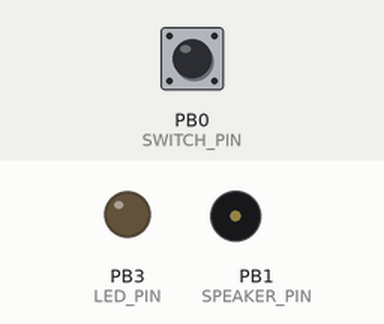
Recording of a sketch running on a simulated ATtiny85, built with avr-gcc and run on an emulated ATtiny85. On the bench: output pins drawn as LEDs (lit = HIGH), buzzer (waves = sounding). Inputs (shaded band) come from the test bench; at power-on: PB0 (SWITCH_PIN) HIGH. Sleep ends after the set time or at an interrupt.

Above: at 1.2 s.
1.3 s: PB0 (SWITCH_PIN) pulled LOW for 0.15 s
At 1.61 s:
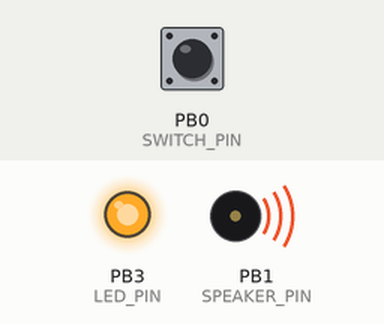
Timing chart, 0 to 12.0 s (numbered marks = the images above; inputs shaded):
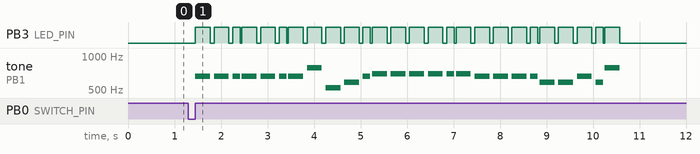

Measured:
- after the input at 1.3 s, tone on PB1 (SPEAKER_PIN): plays 659 Hz for 0.32 s, 659 Hz for 0.32 s, 659 Hz for 0.16 s, 659 Hz for 0.32 s, 659 Hz for 0.32 s, 659 Hz for 0.16 s … (26 notes in this stretch), starting after 0.15 s

The sketch:

finalsantatestcode.ino
```cpp
/*#include <avr/power.h>
#include <avr/sleep.h>
#include <avr/wdt.h>
#include <avr/pgmspace.h>

#include "notes2.h"

#define SWITCH_PIN 0
#define SPEAKER_PIN 1
#define LED_PIN 13

#define BPM 100l
#define BEAT 4
#define NOTES_LEN 28

#define HALF_BEAT (BEAT / 2)
const uint16_t notes[2 * NOTES_LEN] PROGMEM = {
  // Jingle Bells melody
  NOTE_E3, BEAT / 2,
  NOTE_E3, BEAT / 2,
  NOTE_E3, HALF_BEAT / 2,
  NOTE_E3, BEAT / 2,
  NOTE_E3, BEAT / 2,
  NOTE_E3, HALF_BEAT / 2,
  NOTE_E3, BEAT / 2,
  NOTE_G3, BEAT / 2,
  NOTE_C3, BEAT / 2,
  NOTE_D3, BEAT / 2,
  NOTE_E3, HALF_BEAT / 2,
  NOTE_F3, BEAT / 2,
  NOTE_F3, BEAT / 2,
  NOTE_F3, BEAT / 2,
  NOTE_F3, BEAT / 2,
  NOTE_F3, HALF_BEAT / 2,
  NOTE_F3, BEAT / 2,
  NOTE_E3, BEAT / 2,
  NOTE_E3, BEAT / 2,
  NOTE_E3, BEAT / 2,
  NOTE_E3, HALF_BEAT / 2,
  NOTE_D3, BEAT / 2,
  NOTE_D3, BEAT / 2,
  NOTE_E3, BEAT / 2,
  NOTE_D3, HALF_BEAT / 2,
  NOTE_G3, BEAT / 2
};

void setup() {
  pinMode(SWITCH_PIN, INPUT);
  digitalWrite(SWITCH_PIN, HIGH);

  pinMode(LED_PIN, OUTPUT);
  pinMode(SPEAKER_PIN, OUTPUT);

  ADCSRA &= ~(1 << ADEN); // Turn off ADC
  ACSR |= _BV(ACD);        // Disable the analog comparator
}

void playRest(long duration, long beatDurationMillis) {
  noTone(SPEAKER_PIN);
  delay(duration * beatDurationMillis);
}

void playNote(long freq, long duration, long beatDurationMillis) {
  tone(SPEAKER_PIN, freq);
  digitalWrite(LED_PIN, HIGH);
  delay(4 * duration * beatDurationMillis / 5);
  noTone(SPEAKER_PIN);
  digitalWrite(LED_PIN, LOW);
  delay(duration * beatDurationMillis / 5);
}

void playSong() {
  long beatDurationMillis = (60l * 1000l) / (BPM * BEAT);
  for (int i = 0; i < NOTES_LEN; i++) {
    int note = i << 1;
    long freq = pgm_read_word_near(notes + note);
    long duration = pgm_read_word_near(notes + note + 1);

    if (freq == 0) {
      playRest(duration, beatDurationMillis);
    } else {
      playNote(freq, duration, beatDurationMillis);
    }
  }
}

void loop() {
  gotoSleep();

  // Wait for the button to be released
  while (digitalRead(SWITCH_PIN) == LOW) {}

  playSong();
  delay(200);
}

void gotoSleep() {
  GIMSK |= 1 << PCIE;   // Enable Pin Change Interrupt
  PCMSK |= 1 << PCINT0; // Watch for Pin Change on Pin5 (PB0)

  set_sleep_mode(SLEEP_MODE_PWR_DOWN);
  sleep_enable();
  sleep_mode();

  // Waking up from sleep mode.
  sleep_disable();

  GIMSK &= ~(1 << PCIE); // Disable the interrupt so it doesn't keep flagging
  PCMSK &= ~(1 << PCINT0);
}

// Interrupt for PIN0 falling edge
ISR(PCINT0_vect) {}
*/


#include <avr/power.h>
#include <avr/sleep.h>
#include <avr/wdt.h>
#include <avr/pgmspace.h>

#define SWITCH_PIN 0
#define SPEAKER_PIN 1
#define LED_PIN 3

#define BPM 150l
#define BEAT 4
#define NOTES_LEN 28

#define HALF_BEAT (BEAT / 2)
#define NOTE_E5 659
#define NOTE_G5 784
#define NOTE_F5 698
#define NOTE_D5 587
#define NOTE_C5 523
const uint16_t notes[2 * NOTES_LEN] PROGMEM = {
  // Jingle Bells melody with adjusted frequencies and durations
  NOTE_E5, BEAT,
  NOTE_E5, BEAT,
  NOTE_E5, HALF_BEAT,
  NOTE_E5, BEAT,
  NOTE_E5, BEAT,
  NOTE_E5, HALF_BEAT,
  NOTE_E5, BEAT,
  NOTE_G5, BEAT,
  NOTE_C5, BEAT,
  NOTE_D5, BEAT,
  NOTE_E5, HALF_BEAT,
  NOTE_F5, BEAT,
  NOTE_F5, BEAT,
  NOTE_F5, BEAT,
  NOTE_F5, BEAT,
  NOTE_F5, HALF_BEAT,
  NOTE_F5, BEAT,
  NOTE_E5, BEAT,
  NOTE_E5, BEAT,
  NOTE_E5, BEAT,
  NOTE_E5, HALF_BEAT,
  NOTE_D5, BEAT,
  NOTE_D5, BEAT,
  NOTE_E5, BEAT,
  NOTE_D5, HALF_BEAT,
  NOTE_G5, BEAT
};

void setup() {
  pinMode(SWITCH_PIN, INPUT);
  digitalWrite(SWITCH_PIN, HIGH);

  pinMode(LED_PIN, OUTPUT);
  pinMode(SPEAKER_PIN, OUTPUT);

  ADCSRA &= ~(1 << ADEN); // Turn off ADC
  ACSR |= _BV(ACD);        // Disable the analog comparator
}

void playRest(long duration, long beatDurationMillis) {
  noTone(SPEAKER_PIN);
  delay(duration * beatDurationMillis);
}

void playNote(long freq, long duration, long beatDurationMillis) {
  tone(SPEAKER_PIN, freq);
  digitalWrite(LED_PIN, HIGH);
  delay(4 * duration * beatDurationMillis / 5);
  noTone(SPEAKER_PIN);
  digitalWrite(LED_PIN, LOW);
  delay(duration * beatDurationMillis / 5);
}

void playSong() {
  long beatDurationMillis = (60l * 1000l) / (BPM * BEAT);
  for (int i = 0; i < NOTES_LEN; i++) {
    int note = i << 1;
    long freq = pgm_read_word_near(notes + note);
    long duration = pgm_read_word_near(notes + note + 1);

    if (freq == 0) {
      playRest(duration, beatDurationMillis);
    } else {
      playNote(freq, duration, beatDurationMillis);
    }
  }
}

void loop() {
  gotoSleep();

  // Wait for the button to be released
  while (digitalRead(SWITCH_PIN) == LOW) {}

  playSong();
  delay(200);
}

void gotoSleep() {
  GIMSK |= 1 << PCIE;   // Enable Pin Change Interrupt
  PCMSK |= 1 << PCINT0; // Watch for Pin Change on Pin5 (PB0)

  set_sleep_mode(SLEEP_MODE_PWR_DOWN);
  sleep_enable();
  sleep_mode();

  // Waking up from sleep mode.
  sleep_disable();

  GIMSK &= ~(1 << PCIE); // Disable the interrupt so it doesn't keep flagging
  PCMSK &= ~(1 << PCINT0);
}

// Interrupt for PIN0 falling edge
ISR(PCINT0_vect) {}
```
